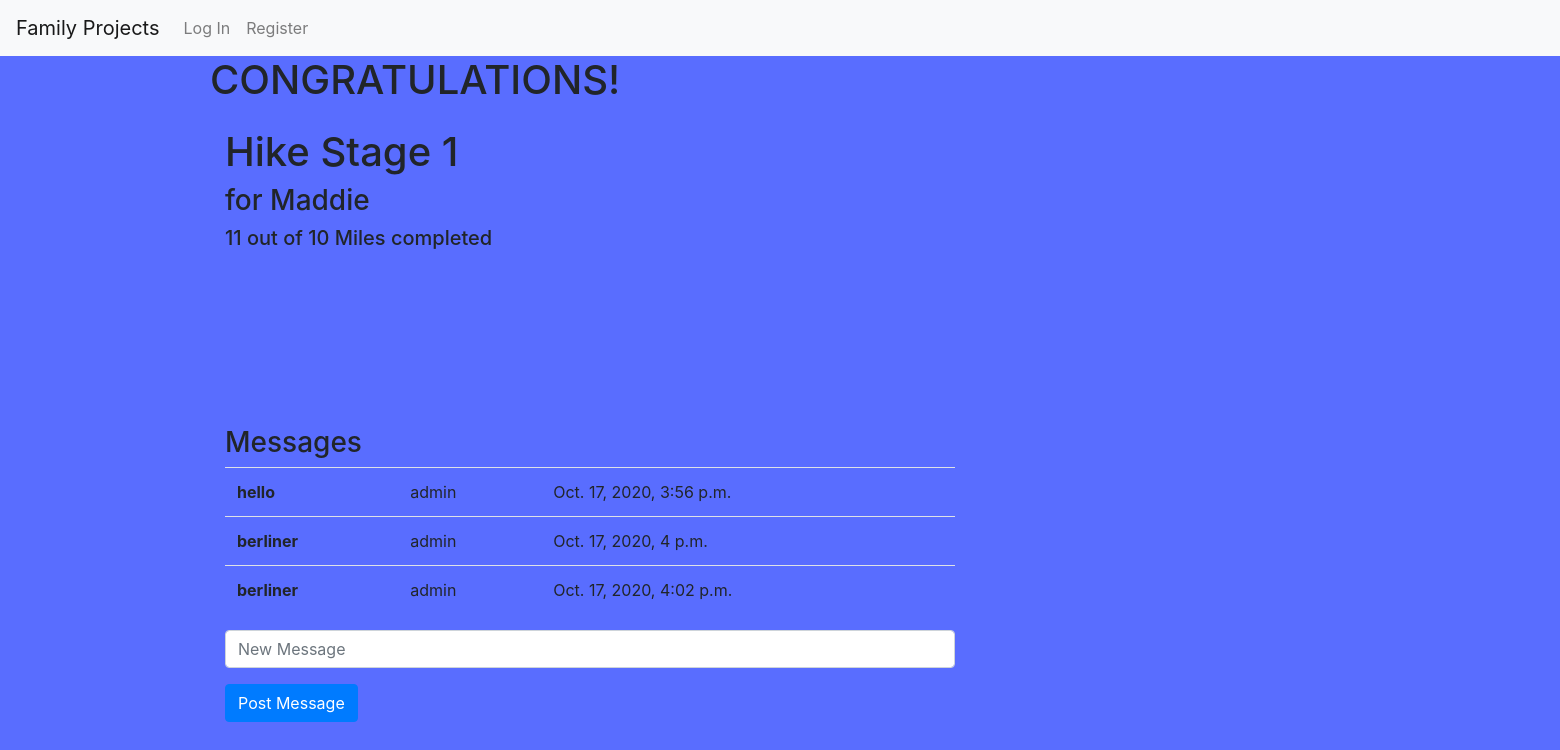
/tracker/1, run on the app's committed database.
### capstone/models.py (models this page shows)
class Project(models.Model):
    owner = models.ForeignKey(User, on_delete=models.CASCADE)
    projname = models.CharField(max_length=64)
    person = models.CharField(max_length=64)
    units = models.IntegerField()
    unitlabel = models.CharField(max_length=64)
    completed = models.IntegerField(default=0)
    theme = models.CharField(max_length=65)
    victory = models.CharField(max_length=10, default='no' )

class Messages(models.Model):
    sender = models.ForeignKey(User, on_delete=models.CASCADE)
    project = models.ForeignKey(Project, on_delete=models.CASCADE)
    message = models.CharField(max_length=140)
    time = models.DateTimeField(auto_now=True)

class User(AbstractUser):
    pass

### capstone/views.py (the view)
# urls.py: path("tracker/<int:project_id>", views.projectpage, name="projectpage"),
def projectpage(request, project_id):
    project = Project.objects.get(id=project_id)
    messages = Messages.objects.filter(project=project)
    if not messages:
        messages = "No messages"
    projname = project.projname
    person = project.person
    units = project.units
    unitlabel = project.unitlabel
    completed = project.completed
    theme = project.theme
    project_id = project.id
    owner = project.owner
    victory = project.victory
    return render(request, "capstone/tracker.html", {
        "projname": projname,
        "person": person,
        "units": units,
        "unitlabel": unitlabel,
        "completed": completed,
        "theme": theme,
        "project_id": project_id,
        "messages": messages,
        "owner": owner,
        "victory": victory
    })

### capstone/templates/capstone/tracker.html (shortened to what this page needs)
{% extends "capstone/layout.html" %}
{% load static %}
{% block header %}
  <link href="{% static 'capstone/styletracker.css' %}" rel="stylesheet">
{% endblock %}
{% block body %}
<div class="container">
  <div class="row">
      <div id="victory">
        <h1>CONGRATULATIONS!</h1>
      </div>
    </div>
  <div class="row">
    <div class="col-4">
      <h1>{{ projname }}</h1>
        <h3>for {{ person }}</h3>
      </div>
    <div class="col-8">
        </div>
      </div>
    <div class="row">
      <div class="col-4">
      <h5 id="stats">{{ completed }} out of {{ units }} {{ unitlabel }} completed</h5>
          </div>
      <div class="col-4">
        <svg id="gameboard" height="200" width="3000" overflow="visible" xmlns="http://www.w3.org/2000/svg">
        </svg>
      </div>
    </div>
  <div class="row">
    <div class="col-8">
      <h3>Messages</h3>
          <table class="table">
          <tbody id="msgtable">
            {% if messages == "No messages" %}
              <tr>
                <td id="norow">No messages</td>
              </tr>
            {% else %}
            {% for message in messages %}
          <tr>
          <th scope="row">{{ message.message }}</th>
          <td>{{ message.sender }}</td>
          <td>{{ message.time }}</td>
          </tr>
          {% endfor %}
          {% endif %}
          </tbody>
          </table>
          <div class="input-group mb-3">
          <input type="text" class="form-control" id="msg" placeholder="New Message">
          </div>
          <div class="input-group mb-3">
          <button id="msgbutton" class="btn btn-primary">Post Message</button>
          </div>
    </div>
    </div>
</div>
{% endblock %}

### capstone/static/capstone/styletracker.css (style rules this page uses)
#victory { visibility: hidden; }

### capstone/templates/capstone/tracker.html (style rules this page uses)
body { background-color: #596DFF; }

### data on the page
Project: projname "Hike Stage 1", person "Maddie", unitlabel "Miles"
Messages: message "hello", sender "admin", time "Oct. 17, 2020, 3:56 p.m."
Messages: message "berliner", sender "admin", time "Oct. 17, 2020, 4 p.m."
Messages: message "berliner", sender "admin", time "Oct. 17, 2020, 4:02 p.m."

### other printed values
{{ completed }} "11"
{{ units }} "10"
